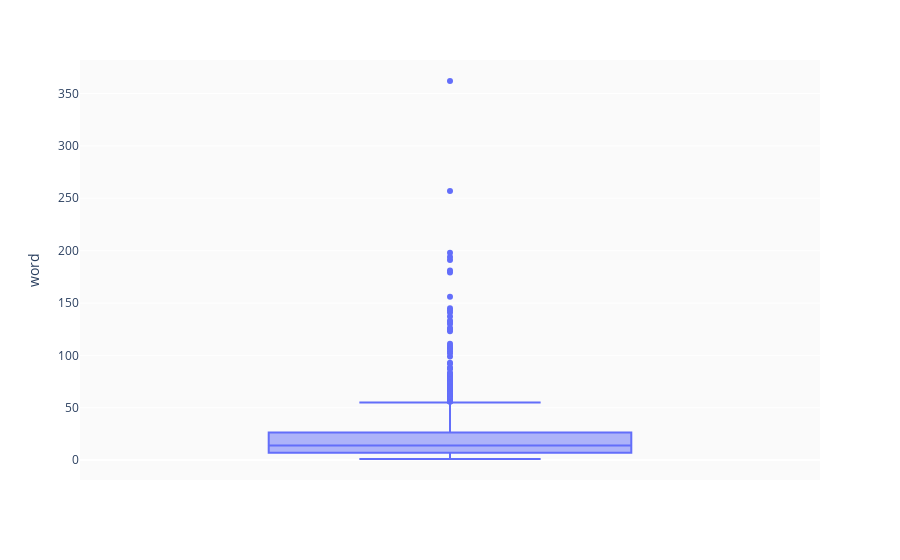

Here is the notebook cell this chart was saved with:
### Code cell
fig = px.box(elw, y="word")
fig.update_layout(

    paper_bgcolor='rgb(500,500,500)',
    plot_bgcolor='rgb(250,250,250)',
)
fig.show()

### Figure 1 — Plotly figure (JSON) as saved in the notebook; plotly's stock layout.template omitted (floating-point values rounded to 4 significant figures; data arrays with more than 128 entries replaced by an {"elided": "..."} marker saying what was removed)
{"data": [{"alignmentgroup": "True", "hovertemplate": "word=%{y}<extra></extra>", "legendgroup": "", "marker": {"color": "#636efa"}, "name": "", "notched": false, "offsetgroup": "", "orientation": "v", "showlegend": false, "type": "box", "x0": " ", "xaxis": "x", "y": {"elided": "777 int values"}, "y0": " ", "yaxis": "y"}], "layout": {"boxmode": "group", "legend": {"tracegroupgap": 0}, "margin": {"t": 60}, "paper_bgcolor": "rgb(500,500,500)", "plot_bgcolor": "rgb(250,250,250)", "xaxis": {"anchor": "y", "domain": [0, 1]}, "yaxis": {"anchor": "x", "domain": [0, 1], "title": {"text": "word"}}}}
